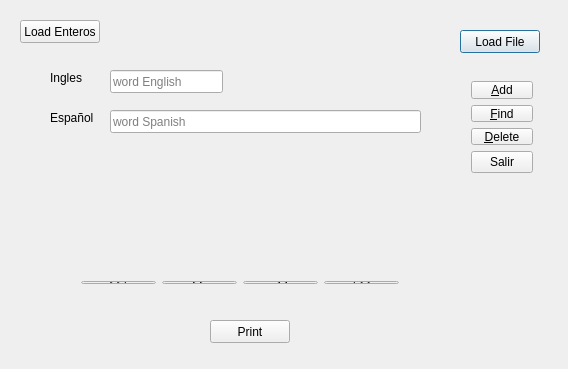
<?xml version="1.0" encoding="UTF-8"?>
<ui version="4.0">
 <class>Dialog</class>
 <widget class="QDialog" name="Dialog">
  <property name="geometry">
   <rect>
    <x>0</x>
    <y>0</y>
    <width>568</width>
    <height>369</height>
   </rect>
  </property>
  <property name="windowTitle">
   <string>Dictionary [English-Spanish]</string>
  </property>
  <widget class="QLabel" name="labelEnglish">
   <property name="geometry">
    <rect>
     <x>50</x>
     <y>70</y>
     <width>59</width>
     <height>15</height>
    </rect>
   </property>
   <property name="text">
    <string>Ingles</string>
   </property>
  </widget>
  <widget class="QLabel" name="labelSpanish">
   <property name="geometry">
    <rect>
     <x>50</x>
     <y>110</y>
     <width>59</width>
     <height>15</height>
    </rect>
   </property>
   <property name="text">
    <string>Español</string>
   </property>
  </widget>
  <widget class="QLineEdit" name="txtWordEnglish">
   <property name="geometry">
    <rect>
     <x>110</x>
     <y>70</y>
     <width>113</width>
     <height>23</height>
    </rect>
   </property>
   <property name="text">
    <string/>
   </property>
   <property name="placeholderText">
    <string>word English</string>
   </property>
  </widget>
  <widget class="QLineEdit" name="txtWordSpanish">
   <property name="geometry">
    <rect>
     <x>110</x>
     <y>110</y>
     <width>311</width>
     <height>23</height>
    </rect>
   </property>
   <property name="text">
    <string/>
   </property>
   <property name="placeholderText">
    <string>word Spanish</string>
   </property>
  </widget>
  <widget class="QPushButton" name="btnLoad">
   <property name="geometry">
    <rect>
     <x>460</x>
     <y>30</y>
     <width>80</width>
     <height>23</height>
    </rect>
   </property>
   <property name="text">
    <string>Load File</string>
   </property>
  </widget>
  <widget class="QPushButton" name="btnPrint">
   <property name="geometry">
    <rect>
     <x>210</x>
     <y>320</y>
     <width>80</width>
     <height>23</height>
    </rect>
   </property>
   <property name="text">
    <string>Print</string>
   </property>
  </widget>
  <widget class="QWidget" name="layoutWidget">
   <property name="geometry">
    <rect>
     <x>70</x>
     <y>270</y>
     <width>340</width>
     <height>25</height>
    </rect>
   </property>
   <layout class="QHBoxLayout" name="horizontalLayout">
    <item>
     <widget class="QPushButton" name="btnBegin">
      <property name="text">
       <string>&lt;&lt;|</string>
      </property>
     </widget>
    </item>
    <item>
     <widget class="QPushButton" name="btnPrev">
      <property name="text">
       <string>&lt;&lt;</string>
      </property>
     </widget>
    </item>
    <item>
     <widget class="QPushButton" name="btnNext">
      <property name="text">
       <string>&gt;&gt;</string>
      </property>
     </widget>
    </item>
    <item>
     <widget class="QPushButton" name="btnLast">
      <property name="text">
       <string>|&gt;&gt;</string>
      </property>
     </widget>
    </item>
   </layout>
  </widget>
  <widget class="QWidget" name="layoutWidget">
   <property name="geometry">
    <rect>
     <x>460</x>
     <y>70</y>
     <width>84</width>
     <height>114</height>
    </rect>
   </property>
   <layout class="QVBoxLayout" name="verticalLayout_2">
    <item>
     <layout class="QVBoxLayout" name="verticalLayout">
      <item>
       <widget class="QPushButton" name="btnAdd">
        <property name="text">
         <string>&amp;Add</string>
        </property>
       </widget>
      </item>
      <item>
       <widget class="QPushButton" name="btnFind">
        <property name="text">
         <string>&amp;Find</string>
        </property>
       </widget>
      </item>
      <item>
       <widget class="QPushButton" name="btnDelete">
        <property name="text">
         <string>&amp;Delete</string>
        </property>
       </widget>
      </item>
     </layout>
    </item>
    <item>
     <widget class="QPushButton" name="btnSalir">
      <property name="text">
       <string>Salir</string>
      </property>
     </widget>
    </item>
   </layout>
  </widget>
  <widget class="QPushButton" name="btnLoadEnteros">
   <property name="geometry">
    <rect>
     <x>20</x>
     <y>20</y>
     <width>80</width>
     <height>23</height>
    </rect>
   </property>
   <property name="text">
    <string>Load Enteros</string>
   </property>
  </widget>
 </widget>
 <layoutdefault spacing="6" margin="11"/>
 <resources/>
 <connections>
  <connection>
   <sender>btnSalir</sender>
   <signal>clicked()</signal>
   <receiver>Dialog</receiver>
   <slot>close()</slot>
   <hints>
    <hint type="sourcelabel">
     <x>734</x>
     <y>230</y>
    </hint>
    <hint type="destinationlabel">
     <x>800</x>
     <y>212</y>
    </hint>
   </hints>
  </connection>
 </connections>
</ui>
